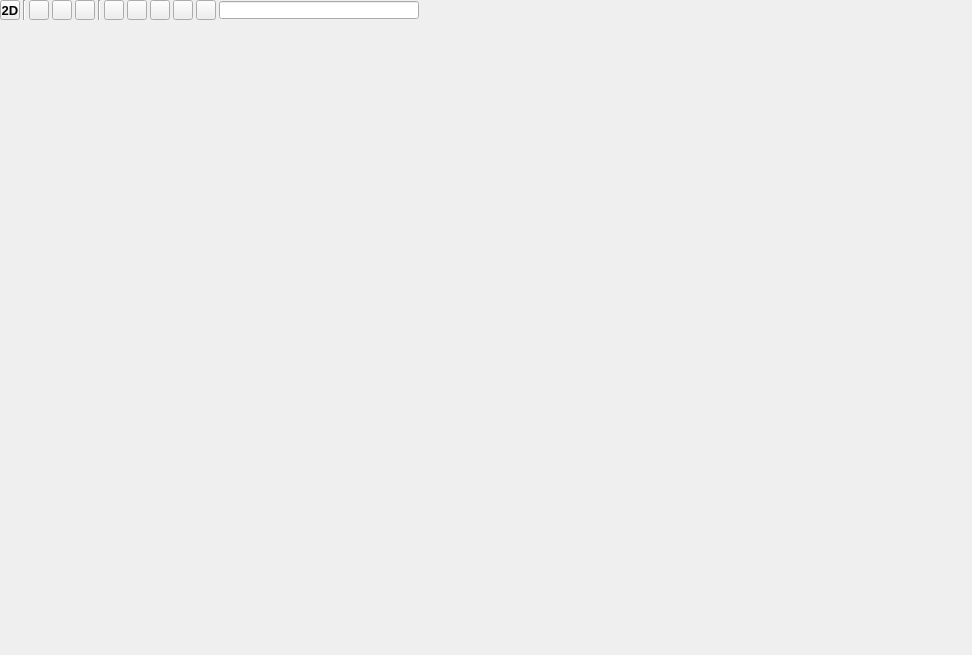
<?xml version="1.0" encoding="UTF-8"?>
<ui version="4.0">
 <class>EditSceneEditor</class>
 <widget class="QWidget" name="EditSceneEditor">
  <property name="geometry">
   <rect>
    <x>0</x>
    <y>0</y>
    <width>972</width>
    <height>655</height>
   </rect>
  </property>
  <property name="windowTitle">
   <string>EditScene</string>
  </property>
  <layout class="QVBoxLayout" name="verticalLayout">
   <property name="spacing">
    <number>0</number>
   </property>
   <property name="leftMargin">
    <number>0</number>
   </property>
   <property name="topMargin">
    <number>0</number>
   </property>
   <property name="rightMargin">
    <number>0</number>
   </property>
   <property name="bottomMargin">
    <number>0</number>
   </property>
   <item>
    <widget class="QWidget" name="title_bar" native="true">
     <property name="sizePolicy">
      <sizepolicy hsizetype="Preferred" vsizetype="Fixed">
       <horstretch>0</horstretch>
       <verstretch>0</verstretch>
      </sizepolicy>
     </property>
     <property name="minimumSize">
      <size>
       <width>0</width>
       <height>20</height>
      </size>
     </property>
     <property name="maximumSize">
      <size>
       <width>16777215</width>
       <height>20</height>
      </size>
     </property>
     <layout class="QHBoxLayout" name="horizontalLayout">
      <property name="spacing">
       <number>3</number>
      </property>
      <property name="leftMargin">
       <number>0</number>
      </property>
      <property name="topMargin">
       <number>0</number>
      </property>
      <property name="rightMargin">
       <number>0</number>
      </property>
      <property name="bottomMargin">
       <number>0</number>
      </property>
      <item>
       <widget class="QToolButton" name="d23">
        <property name="minimumSize">
         <size>
          <width>20</width>
          <height>20</height>
         </size>
        </property>
        <property name="maximumSize">
         <size>
          <width>20</width>
          <height>20</height>
         </size>
        </property>
        <property name="font">
         <font>
          <pointsize>10</pointsize>
          <weight>75</weight>
          <bold>true</bold>
         </font>
        </property>
        <property name="text">
         <string>2D</string>
        </property>
       </widget>
      </item>
      <item>
       <widget class="Line" name="line_2">
        <property name="orientation">
         <enum>Qt::Vertical</enum>
        </property>
       </widget>
      </item>
      <item>
       <widget class="QToolButton" name="move">
        <property name="minimumSize">
         <size>
          <width>20</width>
          <height>20</height>
         </size>
        </property>
        <property name="maximumSize">
         <size>
          <width>20</width>
          <height>20</height>
         </size>
        </property>
        <property name="text">
         <string/>
        </property>
       </widget>
      </item>
      <item>
       <widget class="QToolButton" name="rotate">
        <property name="minimumSize">
         <size>
          <width>20</width>
          <height>20</height>
         </size>
        </property>
        <property name="maximumSize">
         <size>
          <width>20</width>
          <height>20</height>
         </size>
        </property>
        <property name="text">
         <string/>
        </property>
       </widget>
      </item>
      <item>
       <widget class="QToolButton" name="scale">
        <property name="minimumSize">
         <size>
          <width>20</width>
          <height>20</height>
         </size>
        </property>
        <property name="maximumSize">
         <size>
          <width>20</width>
          <height>20</height>
         </size>
        </property>
        <property name="text">
         <string/>
        </property>
       </widget>
      </item>
      <item>
       <widget class="Line" name="line">
        <property name="orientation">
         <enum>Qt::Vertical</enum>
        </property>
       </widget>
      </item>
      <item>
       <widget class="QToolButton" name="audio">
        <property name="minimumSize">
         <size>
          <width>20</width>
          <height>20</height>
         </size>
        </property>
        <property name="maximumSize">
         <size>
          <width>20</width>
          <height>20</height>
         </size>
        </property>
        <property name="text">
         <string/>
        </property>
       </widget>
      </item>
      <item>
       <widget class="QToolButton" name="light">
        <property name="minimumSize">
         <size>
          <width>20</width>
          <height>20</height>
         </size>
        </property>
        <property name="maximumSize">
         <size>
          <width>20</width>
          <height>20</height>
         </size>
        </property>
        <property name="text">
         <string/>
        </property>
       </widget>
      </item>
      <item>
       <widget class="QToolButton" name="grid">
        <property name="minimumSize">
         <size>
          <width>20</width>
          <height>20</height>
         </size>
        </property>
        <property name="maximumSize">
         <size>
          <width>20</width>
          <height>20</height>
         </size>
        </property>
        <property name="text">
         <string/>
        </property>
       </widget>
      </item>
      <item>
       <widget class="QToolButton" name="camera">
        <property name="minimumSize">
         <size>
          <width>20</width>
          <height>20</height>
         </size>
        </property>
        <property name="maximumSize">
         <size>
          <width>20</width>
          <height>20</height>
         </size>
        </property>
        <property name="text">
         <string/>
        </property>
       </widget>
      </item>
      <item>
       <widget class="QToolButton" name="icons">
        <property name="minimumSize">
         <size>
          <width>20</width>
          <height>20</height>
         </size>
        </property>
        <property name="maximumSize">
         <size>
          <width>20</width>
          <height>20</height>
         </size>
        </property>
        <property name="text">
         <string/>
        </property>
       </widget>
      </item>
      <item>
       <widget class="QLineEdit" name="search">
        <property name="sizePolicy">
         <sizepolicy hsizetype="Fixed" vsizetype="Fixed">
          <horstretch>0</horstretch>
          <verstretch>0</verstretch>
         </sizepolicy>
        </property>
        <property name="minimumSize">
         <size>
          <width>200</width>
          <height>18</height>
         </size>
        </property>
        <property name="maximumSize">
         <size>
          <width>200</width>
          <height>18</height>
         </size>
        </property>
        <property name="clearButtonEnabled">
         <bool>true</bool>
        </property>
       </widget>
      </item>
      <item>
       <spacer name="horizontalSpacer">
        <property name="orientation">
         <enum>Qt::Horizontal</enum>
        </property>
        <property name="sizeHint" stdset="0">
         <size>
          <width>528</width>
          <height>20</height>
         </size>
        </property>
       </spacer>
      </item>
     </layout>
    </widget>
   </item>
   <item>
    <widget class="QWidget" name="display" native="true"/>
   </item>
  </layout>
 </widget>
 <resources/>
 <connections/>
</ui>
